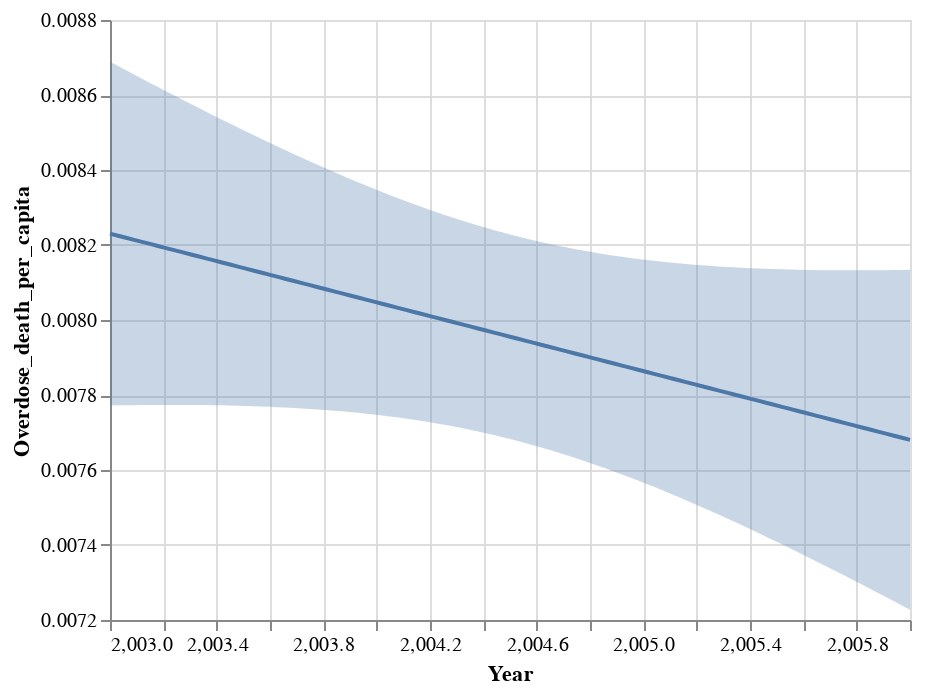

Source (notebook cell):
### Code cell
TX_before_reg_chart = get_regression_chart(TX_before_predictions, x, y)
TX_before_ci_chart = get_ci_chart(TX_before_predictions, x, y)

res = TX_before_reg_chart + TX_before_ci_chart
res.display()

### Figure 1 — Vega-Lite specification as saved in the notebook (floating-point values rounded to 4 significant figures)
{"config": {"view": {"continuousWidth": 400, "continuousHeight": 300}}, "layer": [{"mark": "line", "encoding": {"x": {"type": "quantitative", "field": "Year"}, "y": {"type": "quantitative", "field": "Overdose_death_per_capita", "scale": {"zero": false}}}}, {"mark": "errorband", "encoding": {"x": {"type": "quantitative", "field": "Year"}, "y": {"type": "quantitative", "field": "ci_low", "title": "Overdose_death_per_capita"}, "y2": {"field": "ci_high"}}}], "data": {"name": "data-43c38c0551c0b9acbcdd771bb643a09d"}, "$schema": "https://vega.github.io/schema/vega-lite/v4.8.1.json", "datasets": {"data-43c38c0551c0b9acbcdd771bb643a09d": [{"Year": 2003.0, "Overdose_death_per_capita": 0.00823, "ci_low": 0.007772, "ci_high": 0.008689}, {"Year": 2003.0, "Overdose_death_per_capita": 0.008225, "ci_low": 0.007772, "ci_high": 0.008677}, {"Year": 2003.0, "Overdose_death_per_capita": 0.008219, "ci_low": 0.007773, "ci_high": 0.008666}, {"Year": 2003.0, "Overdose_death_per_capita": 0.008214, "ci_low": 0.007773, "ci_high": 0.008655}, {"Year": 2003.0, "Overdose_death_per_capita": 0.008208, "ci_low": 0.007773, "ci_high": 0.008643}, {"Year": 2003.0, "Overdose_death_per_capita": 0.008203, "ci_low": 0.007773, "ci_high": 0.008632}, {"Year": 2003.0, "Overdose_death_per_capita": 0.008197, "ci_low": 0.007773, "ci_high": 0.008621}, {"Year": 2003.0, "Overdose_death_per_capita": 0.008192, "ci_low": 0.007774, "ci_high": 0.00861}, {"Year": 2003.0, "Overdose_death_per_capita": 0.008186, "ci_low": 0.007774, "ci_high": 0.008599}, {"Year": 2003.0, "Overdose_death_per_capita": 0.008181, "ci_low": 0.007774, "ci_high": 0.008588}, {"Year": 2003.0, "Overdose_death_per_capita": 0.008175, "ci_low": 0.007773, "ci_high": 0.008577}, {"Year": 2003.0, "Overdose_death_per_capita": 0.00817, "ci_low": 0.007773, "ci_high": 0.008566}, {"Year": 2003.0, "Overdose_death_per_capita": 0.008164, "ci_low": 0.007773, "ci_high": 0.008556}, {"Year": 2003.0, "Overdose_death_per_capita": 0.008159, "ci_low": 0.007773, "ci_high": 0.008545}, {"Year": 2003.0, "Overdose_death_per_capita": 0.008153, "ci_low": 0.007772, "ci_high": 0.008534}, {"Year": 2003.0, "Overdose_death_per_capita": 0.008148, "ci_low": 0.007772, "ci_high": 0.008524}, {"Year": 2003.0, "Overdose_death_per_capita": 0.008142, "ci_low": 0.007771, "ci_high": 0.008513}, {"Year": 2004.0, "Overdose_death_per_capita": 0.008137, "ci_low": 0.007771, "ci_high": 0.008503}, {"Year": 2004.0, "Overdose_death_per_capita": 0.008131, "ci_low": 0.00777, "ci_high": 0.008493}, {"Year": 2004.0, "Overdose_death_per_capita": 0.008126, "ci_low": 0.007769, "ci_high": 0.008482}, {"Year": 2004.0, "Overdose_death_per_capita": 0.00812, "ci_low": 0.007769, "ci_high": 0.008472}, {"Year": 2004.0, "Overdose_death_per_capita": 0.008115, "ci_low": 0.007768, "ci_high": 0.008462}, {"Year": 2004.0, "Overdose_death_per_capita": 0.008109, "ci_low": 0.007767, "ci_high": 0.008452}, {"Year": 2004.0, "Overdose_death_per_capita": 0.008104, "ci_low": 0.007765, "ci_high": 0.008442}, {"Year": 2004.0, "Overdose_death_per_capita": 0.008098, "ci_low": 0.007764, "ci_high": 0.008432}, {"Year": 2004.0, "Overdose_death_per_capita": 0.008093, "ci_low": 0.007763, "ci_high": 0.008423}, {"Year": 2004.0, "Overdose_death_per_capita": 0.008087, "ci_low": 0.007761, "ci_high": 0.008413}, {"Year": 2004.0, "Overdose_death_per_capita": 0.008082, "ci_low": 0.00776, "ci_high": 0.008404}, {"Year": 2004.0, "Overdose_death_per_capita": 0.008076, "ci_low": 0.007758, "ci_high": 0.008394}, {"Year": 2004.0, "Overdose_death_per_capita": 0.008071, "ci_low": 0.007756, "ci_high": 0.008385}, {"Year": 2004.0, "Overdose_death_per_capita": 0.008065, "ci_low": 0.007755, "ci_high": 0.008376}, {"Year": 2004.0, "Overdose_death_per_capita": 0.00806, "ci_low": 0.007752, "ci_high": 0.008367}, {"Year": 2004.0, "Overdose_death_per_capita": 0.008054, "ci_low": 0.00775, "ci_high": 0.008358}, {"Year": 2004.0, "Overdose_death_per_capita": 0.008049, "ci_low": 0.007748, "ci_high": 0.00835}, {"Year": 2004.0, "Overdose_death_per_capita": 0.008043, "ci_low": 0.007745, "ci_high": 0.008341}, {"Year": 2004.0, "Overdose_death_per_capita": 0.008038, "ci_low": 0.007743, "ci_high": 0.008333}, {"Year": 2004.0, "Overdose_death_per_capita": 0.008032, "ci_low": 0.00774, "ci_high": 0.008325}, {"Year": 2004.0, "Overdose_death_per_capita": 0.008027, "ci_low": 0.007737, "ci_high": 0.008317}, {"Year": 2004.0, "Overdose_death_per_capita": 0.008021, "ci_low": 0.007734, "ci_high": 0.008309}, {"Year": 2004.0, "Overdose_death_per_capita": 0.008016, "ci_low": 0.007731, "ci_high": 0.008301}, {"Year": 2004.0, "Overdose_death_per_capita": 0.00801, "ci_low": 0.007727, "ci_high": 0.008293}, {"Year": 2004.0, "Overdose_death_per_capita": 0.008005, "ci_low": 0.007724, "ci_high": 0.008286}, {"Year": 2004.0, "Overdose_death_per_capita": 0.007999, "ci_low": 0.00772, "ci_high": 0.008279}, {"Year": 2004.0, "Overdose_death_per_capita": 0.007994, "ci_low": 0.007716, "ci_high": 0.008272}, {"Year": 2004.0, "Overdose_death_per_capita": 0.007988, "ci_low": 0.007712, "ci_high": 0.008265}, {"Year": 2004.0, "Overdose_death_per_capita": 0.007983, "ci_low": 0.007707, "ci_high": 0.008258}, {"Year": 2004.0, "Overdose_death_per_capita": 0.007977, "ci_low": 0.007703, "ci_high": 0.008252}, {"Year": 2004.0, "Overdose_death_per_capita": 0.007972, "ci_low": 0.007698, "ci_high": 0.008246}, {"Year": 2004.0, "Overdose_death_per_capita": 0.007966, "ci_low": 0.007693, "ci_high": 0.00824}, {"Year": 2004.0, "Overdose_death_per_capita": 0.007961, "ci_low": 0.007688, "ci_high": 0.008234}, {"Year": 2004.0, "Overdose_death_per_capita": 0.007955, "ci_low": 0.007683, "ci_high": 0.008228}, {"Year": 2005.0, "Overdose_death_per_capita": 0.00795, "ci_low": 0.007677, "ci_high": 0.008223}, {"Year": 2005.0, "Overdose_death_per_capita": 0.007944, "ci_low": 0.007671, "ci_high": 0.008217}, {"Year": 2005.0, "Overdose_death_per_capita": 0.007939, "ci_low": 0.007666, "ci_high": 0.008212}, {"Year": 2005.0, "Overdose_death_per_capita": 0.007933, "ci_low": 0.007659, "ci_high": 0.008207}, {"Year": 2005.0, "Overdose_death_per_capita": 0.007928, "ci_low": 0.007653, "ci_high": 0.008203}, {"Year": 2005.0, "Overdose_death_per_capita": 0.007922, "ci_low": 0.007647, "ci_high": 0.008198}, {"Year": 2005.0, "Overdose_death_per_capita": 0.007917, "ci_low": 0.00764, "ci_high": 0.008194}, {"Year": 2005.0, "Overdose_death_per_capita": 0.007911, "ci_low": 0.007633, "ci_high": 0.00819}, {"Year": 2005.0, "Overdose_death_per_capita": 0.007906, "ci_low": 0.007626, "ci_high": 0.008186}, {"Year": 2005.0, "Overdose_death_per_capita": 0.0079, "ci_low": 0.007619, "ci_high": 0.008182}, {"Year": 2005.0, "Overdose_death_per_capita": 0.007895, "ci_low": 0.007611, "ci_high": 0.008178}, {"Year": 2005.0, "Overdose_death_per_capita": 0.007889, "ci_low": 0.007604, "ci_high": 0.008175}, {"Year": 2005.0, "Overdose_death_per_capita": 0.007884, "ci_low": 0.007596, "ci_high": 0.008172}, {"Year": 2005.0, "Overdose_death_per_capita": 0.007878, "ci_low": 0.007588, "ci_high": 0.008169}, {"Year": 2005.0, "Overdose_death_per_capita": 0.007873, "ci_low": 0.00758, "ci_high": 0.008166}, {"Year": 2005.0, "Overdose_death_per_capita": 0.007867, "ci_low": 0.007572, "ci_high": 0.008163}, {"Year": 2005.0, "Overdose_death_per_capita": 0.007862, "ci_low": 0.007564, "ci_high": 0.00816}, {"Year": 2005.0, "Overdose_death_per_capita": 0.007856, "ci_low": 0.007555, "ci_high": 0.008158}, {"Year": 2005.0, "Overdose_death_per_capita": 0.007851, "ci_low": 0.007546, "ci_high": 0.008155}, {"Year": 2005.0, "Overdose_death_per_capita": 0.007845, "ci_low": 0.007538, "ci_high": 0.008153}, {"Year": 2005.0, "Overdose_death_per_capita": 0.00784, "ci_low": 0.007529, "ci_high": 0.008151}, {"Year": 2005.0, "Overdose_death_per_capita": 0.007834, "ci_low": 0.007519, "ci_high": 0.008149}, {"Year": 2005.0, "Overdose_death_per_capita": 0.007829, "ci_low": 0.00751, "ci_high": 0.008148}, {"Year": 2005.0, "Overdose_death_per_capita": 0.007823, "ci_low": 0.007501, "ci_high": 0.008146}, {"Year": 2005.0, "Overdose_death_per_capita": 0.007818, "ci_low": 0.007491, "ci_high": 0.008144}, {"Year": 2005.0, "Overdose_death_per_capita": 0.007812, "ci_low": 0.007482, "ci_high": 0.008143}, {"Year": 2005.0, "Overdose_death_per_capita": 0.007807, "ci_low": 0.007472, "ci_high": 0.008142}, {"Year": 2005.0, "Overdose_death_per_capita": 0.007801, "ci_low": 0.007462, "ci_high": 0.00814}, {"Year": 2005.0, "Overdose_death_per_capita": 0.007796, "ci_low": 0.007453, "ci_high": 0.008139}, {"Year": 2005.0, "Overdose_death_per_capita": 0.00779, "ci_low": 0.007443, "ci_high": 0.008138}, {"Year": 2005.0, "Overdose_death_per_capita": 0.007785, "ci_low": 0.007432, "ci_high": 0.008137}, {"Year": 2005.0, "Overdose_death_per_capita": 0.007779, "ci_low": 0.007422, "ci_high": 0.008137}, {"Year": 2005.0, "Overdose_death_per_capita": 0.007774, "ci_low": 0.007412, "ci_high": 0.008136}, {"Year": 2006.0, "Overdose_death_per_capita": 0.007768, "ci_low": 0.007402, "ci_high": 0.008135}, {"Year": 2006.0, "Overdose_death_per_capita": 0.007763, "ci_low": 0.007391, "ci_high": 0.008135}, {"Year": 2006.0, "Overdose_death_per_capita": 0.007757, "ci_low": 0.007381, "ci_high": 0.008134}, {"Year": 2006.0, "Overdose_death_per_capita": 0.007752, "ci_low": 0.00737, "ci_high": 0.008134}, {"Year": 2006.0, "Overdose_death_per_capita": 0.007746, "ci_low": 0.00736, "ci_high": 0.008133}, {"Year": 2006.0, "Overdose_death_per_capita": 0.007741, "ci_low": 0.007349, "ci_high": 0.008133}, {"Year": 2006.0, "Overdose_death_per_capita": 0.007735, "ci_low": 0.007338, "ci_high": 0.008133}, {"Year": 2006.0, "Overdose_death_per_capita": 0.00773, "ci_low": 0.007327, "ci_high": 0.008133}, {"Year": 2006.0, "Overdose_death_per_capita": 0.007724, "ci_low": 0.007316, "ci_high": 0.008133}, {"Year": 2006.0, "Overdose_death_per_capita": 0.007719, "ci_low": 0.007305, "ci_high": 0.008132}, {"Year": 2006.0, "Overdose_death_per_capita": 0.007713, "ci_low": 0.007294, "ci_high": 0.008132}, {"Year": 2006.0, "Overdose_death_per_capita": 0.007708, "ci_low": 0.007283, "ci_high": 0.008133}, {"Year": 2006.0, "Overdose_death_per_capita": 0.007702, "ci_low": 0.007272, "ci_high": 0.008133}, {"Year": 2006.0, "Overdose_death_per_capita": 0.007697, "ci_low": 0.007261, "ci_high": 0.008133}, {"Year": 2006.0, "Overdose_death_per_capita": 0.007691, "ci_low": 0.00725, "ci_high": 0.008133}, {"Year": 2006.0, "Overdose_death_per_capita": 0.007686, "ci_low": 0.007239, "ci_high": 0.008133}, {"Year": 2006.0, "Overdose_death_per_capita": 0.00768, "ci_low": 0.007227, "ci_high": 0.008134}]}}
